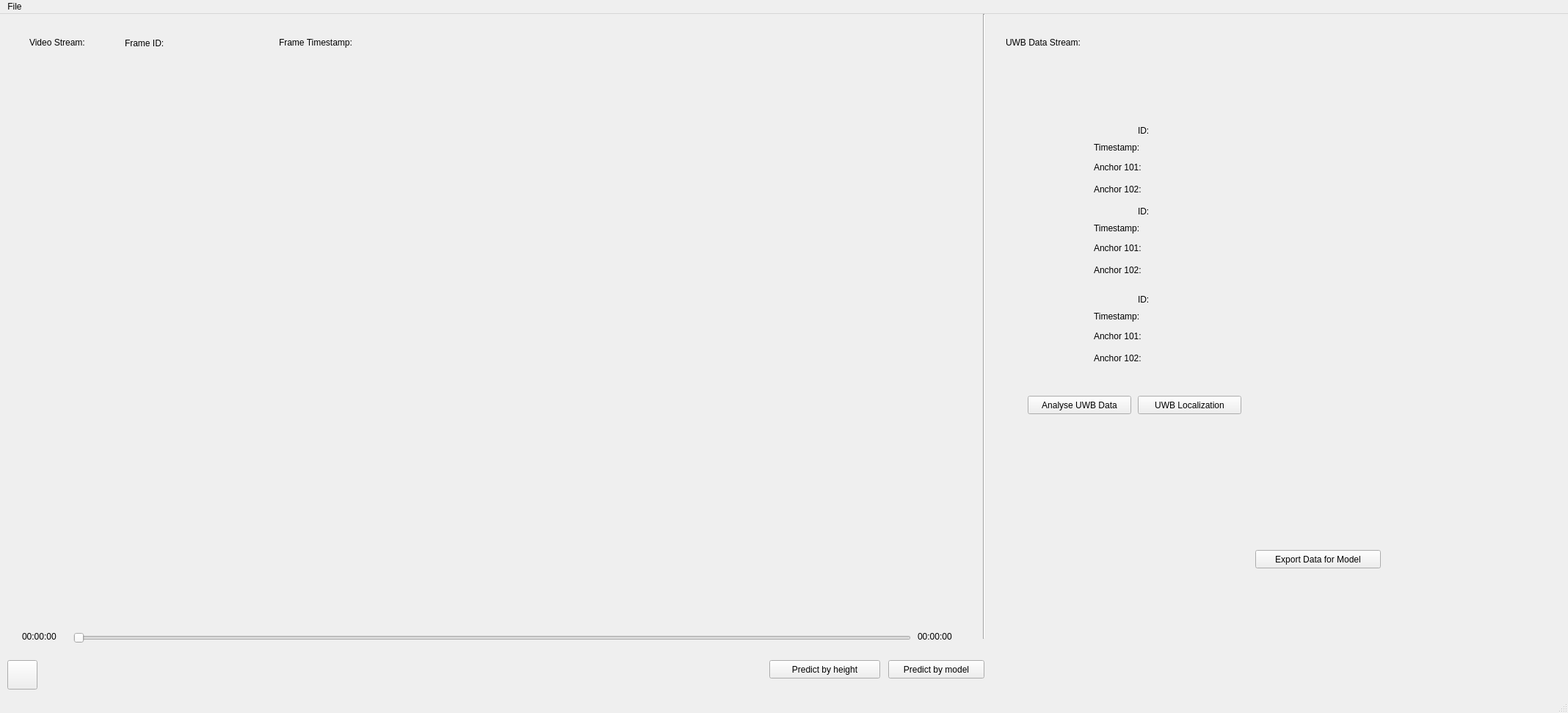
<?xml version="1.0" encoding="UTF-8"?>
<ui version="4.0">
 <class>IndoorPositioningSystem</class>
 <widget class="QMainWindow" name="IndoorPositioningSystem">
  <property name="geometry">
   <rect>
    <x>0</x>
    <y>0</y>
    <width>2136</width>
    <height>971</height>
   </rect>
  </property>
  <property name="sizePolicy">
   <sizepolicy hsizetype="Fixed" vsizetype="Fixed">
    <horstretch>0</horstretch>
    <verstretch>0</verstretch>
   </sizepolicy>
  </property>
  <property name="maximumSize">
   <size>
    <width>2136</width>
    <height>16777215</height>
   </size>
  </property>
  <property name="windowTitle">
   <string>IndoorPositioningSystem</string>
  </property>
  <widget class="QWidget" name="centralwidget">
   <widget class="QPushButton" name="pushButton_Play_Pause">
    <property name="geometry">
     <rect>
      <x>10</x>
      <y>880</y>
      <width>41</width>
      <height>40</height>
     </rect>
    </property>
    <property name="text">
     <string/>
    </property>
   </widget>
   <widget class="QSlider" name="horizontalSlider_Duration">
    <property name="geometry">
     <rect>
      <x>100</x>
      <y>840</y>
      <width>1141</width>
      <height>19</height>
     </rect>
    </property>
    <property name="mouseTracking">
     <bool>false</bool>
    </property>
    <property name="orientation">
     <enum>Qt::Horizontal</enum>
    </property>
   </widget>
   <widget class="QLabel" name="label_Current_Time">
    <property name="geometry">
     <rect>
      <x>30</x>
      <y>840</y>
      <width>67</width>
      <height>16</height>
     </rect>
    </property>
    <property name="text">
     <string>00:00:00</string>
    </property>
   </widget>
   <widget class="QLabel" name="label_Total_Time">
    <property name="geometry">
     <rect>
      <x>1250</x>
      <y>840</y>
      <width>67</width>
      <height>16</height>
     </rect>
    </property>
    <property name="text">
     <string>00:00:00</string>
    </property>
   </widget>
   <widget class="QLabel" name="label_Video">
    <property name="geometry">
     <rect>
      <x>30</x>
      <y>90</y>
      <width>1281</width>
      <height>721</height>
     </rect>
    </property>
    <property name="text">
     <string/>
    </property>
   </widget>
   <widget class="QLabel" name="label_Video_Frame_ID">
    <property name="geometry">
     <rect>
      <x>170</x>
      <y>30</y>
      <width>71</width>
      <height>20</height>
     </rect>
    </property>
    <property name="text">
     <string>Frame ID:</string>
    </property>
   </widget>
   <widget class="QLabel" name="label_Video_Frame_Timestamp">
    <property name="geometry">
     <rect>
      <x>380</x>
      <y>30</y>
      <width>141</width>
      <height>17</height>
     </rect>
    </property>
    <property name="text">
     <string>Frame Timestamp:</string>
    </property>
   </widget>
   <widget class="QLabel" name="label_Tag_ID_1">
    <property name="geometry">
     <rect>
      <x>1550</x>
      <y>150</y>
      <width>21</width>
      <height>17</height>
     </rect>
    </property>
    <property name="text">
     <string>ID:</string>
    </property>
   </widget>
   <widget class="QLabel" name="label_Tag_timestamp_1">
    <property name="geometry">
     <rect>
      <x>1490</x>
      <y>172</y>
      <width>81</width>
      <height>20</height>
     </rect>
    </property>
    <property name="text">
     <string>Timestamp:</string>
    </property>
   </widget>
   <widget class="QLabel" name="label_Anchor101_1">
    <property name="geometry">
     <rect>
      <x>1490</x>
      <y>200</y>
      <width>81</width>
      <height>17</height>
     </rect>
    </property>
    <property name="text">
     <string>Anchor 101:</string>
    </property>
   </widget>
   <widget class="QLabel" name="label_Anchor102_1">
    <property name="geometry">
     <rect>
      <x>1490</x>
      <y>230</y>
      <width>81</width>
      <height>17</height>
     </rect>
    </property>
    <property name="text">
     <string>Anchor 102:</string>
    </property>
   </widget>
   <widget class="QLabel" name="label_Video_Frame_ID_value">
    <property name="geometry">
     <rect>
      <x>240</x>
      <y>30</y>
      <width>131</width>
      <height>17</height>
     </rect>
    </property>
    <property name="text">
     <string/>
    </property>
   </widget>
   <widget class="QLabel" name="label_Video_Frame_Timestamp_value">
    <property name="geometry">
     <rect>
      <x>510</x>
      <y>30</y>
      <width>151</width>
      <height>17</height>
     </rect>
    </property>
    <property name="text">
     <string/>
    </property>
   </widget>
   <widget class="QLabel" name="label_Tag_ID_value_1">
    <property name="geometry">
     <rect>
      <x>1580</x>
      <y>150</y>
      <width>111</width>
      <height>17</height>
     </rect>
    </property>
    <property name="text">
     <string/>
    </property>
   </widget>
   <widget class="QLabel" name="label_Tag_timestamp_value_1">
    <property name="geometry">
     <rect>
      <x>1580</x>
      <y>173</y>
      <width>161</width>
      <height>20</height>
     </rect>
    </property>
    <property name="text">
     <string/>
    </property>
   </widget>
   <widget class="QLabel" name="label_Anchor101_value_1">
    <property name="geometry">
     <rect>
      <x>1580</x>
      <y>200</y>
      <width>191</width>
      <height>17</height>
     </rect>
    </property>
    <property name="text">
     <string/>
    </property>
   </widget>
   <widget class="QLabel" name="label_Anchor102_value_1">
    <property name="geometry">
     <rect>
      <x>1580</x>
      <y>230</y>
      <width>141</width>
      <height>17</height>
     </rect>
    </property>
    <property name="text">
     <string/>
    </property>
   </widget>
   <widget class="QLabel" name="label_Tag_ID_value_2">
    <property name="geometry">
     <rect>
      <x>1580</x>
      <y>260</y>
      <width>111</width>
      <height>17</height>
     </rect>
    </property>
    <property name="text">
     <string/>
    </property>
   </widget>
   <widget class="QLabel" name="label_Anchor102_2">
    <property name="geometry">
     <rect>
      <x>1490</x>
      <y>340</y>
      <width>81</width>
      <height>17</height>
     </rect>
    </property>
    <property name="text">
     <string>Anchor 102:</string>
    </property>
   </widget>
   <widget class="QLabel" name="label_Tag_ID_2">
    <property name="geometry">
     <rect>
      <x>1550</x>
      <y>260</y>
      <width>21</width>
      <height>17</height>
     </rect>
    </property>
    <property name="text">
     <string>ID:</string>
    </property>
   </widget>
   <widget class="QLabel" name="label_Anchor101_value_2">
    <property name="geometry">
     <rect>
      <x>1580</x>
      <y>310</y>
      <width>191</width>
      <height>17</height>
     </rect>
    </property>
    <property name="text">
     <string/>
    </property>
   </widget>
   <widget class="QLabel" name="label_Anchor102_value_2">
    <property name="geometry">
     <rect>
      <x>1580</x>
      <y>340</y>
      <width>141</width>
      <height>17</height>
     </rect>
    </property>
    <property name="text">
     <string/>
    </property>
   </widget>
   <widget class="QLabel" name="label_Anchor101_2">
    <property name="geometry">
     <rect>
      <x>1490</x>
      <y>310</y>
      <width>81</width>
      <height>17</height>
     </rect>
    </property>
    <property name="text">
     <string>Anchor 101:</string>
    </property>
   </widget>
   <widget class="QLabel" name="label_Tag_timestamp_2">
    <property name="geometry">
     <rect>
      <x>1490</x>
      <y>282</y>
      <width>81</width>
      <height>20</height>
     </rect>
    </property>
    <property name="text">
     <string>Timestamp:</string>
    </property>
   </widget>
   <widget class="QLabel" name="label_Tag_timestamp_value_2">
    <property name="geometry">
     <rect>
      <x>1580</x>
      <y>285</y>
      <width>161</width>
      <height>17</height>
     </rect>
    </property>
    <property name="text">
     <string/>
    </property>
   </widget>
   <widget class="QLabel" name="label_Tag_ID_value_3">
    <property name="geometry">
     <rect>
      <x>1580</x>
      <y>380</y>
      <width>111</width>
      <height>17</height>
     </rect>
    </property>
    <property name="text">
     <string/>
    </property>
   </widget>
   <widget class="QLabel" name="label_Anchor102_3">
    <property name="geometry">
     <rect>
      <x>1490</x>
      <y>460</y>
      <width>81</width>
      <height>17</height>
     </rect>
    </property>
    <property name="text">
     <string>Anchor 102:</string>
    </property>
   </widget>
   <widget class="QLabel" name="label_Tag_ID_3">
    <property name="geometry">
     <rect>
      <x>1550</x>
      <y>380</y>
      <width>21</width>
      <height>17</height>
     </rect>
    </property>
    <property name="text">
     <string>ID:</string>
    </property>
   </widget>
   <widget class="QLabel" name="label_Anchor101_value_3">
    <property name="geometry">
     <rect>
      <x>1580</x>
      <y>430</y>
      <width>191</width>
      <height>17</height>
     </rect>
    </property>
    <property name="text">
     <string/>
    </property>
   </widget>
   <widget class="QLabel" name="label_Anchor102_value_3">
    <property name="geometry">
     <rect>
      <x>1580</x>
      <y>460</y>
      <width>141</width>
      <height>17</height>
     </rect>
    </property>
    <property name="text">
     <string/>
    </property>
   </widget>
   <widget class="QLabel" name="label_Anchor101_3">
    <property name="geometry">
     <rect>
      <x>1490</x>
      <y>430</y>
      <width>81</width>
      <height>17</height>
     </rect>
    </property>
    <property name="text">
     <string>Anchor 101:</string>
    </property>
   </widget>
   <widget class="QLabel" name="label_Tag_timestamp_3">
    <property name="geometry">
     <rect>
      <x>1490</x>
      <y>402</y>
      <width>81</width>
      <height>20</height>
     </rect>
    </property>
    <property name="text">
     <string>Timestamp:</string>
    </property>
   </widget>
   <widget class="QLabel" name="label_Tag_timestamp_value_3">
    <property name="geometry">
     <rect>
      <x>1580</x>
      <y>406</y>
      <width>161</width>
      <height>17</height>
     </rect>
    </property>
    <property name="text">
     <string/>
    </property>
   </widget>
   <widget class="QPushButton" name="pushButton_UWB_Data_Analysis">
    <property name="geometry">
     <rect>
      <x>1400</x>
      <y>520</y>
      <width>141</width>
      <height>25</height>
     </rect>
    </property>
    <property name="text">
     <string>Analyse UWB Data</string>
    </property>
   </widget>
   <widget class="QLabel" name="label_Video_Stream">
    <property name="geometry">
     <rect>
      <x>40</x>
      <y>30</y>
      <width>121</width>
      <height>17</height>
     </rect>
    </property>
    <property name="styleSheet">
     <string notr="true">font: 700 13pt &quot;Ubuntu&quot;;</string>
    </property>
    <property name="text">
     <string>Video Stream:</string>
    </property>
   </widget>
   <widget class="Line" name="line">
    <property name="geometry">
     <rect>
      <x>1330</x>
      <y>0</y>
      <width>21</width>
      <height>851</height>
     </rect>
    </property>
    <property name="orientation">
     <enum>Qt::Vertical</enum>
    </property>
   </widget>
   <widget class="QLabel" name="label_Video_Stream_2">
    <property name="geometry">
     <rect>
      <x>1370</x>
      <y>30</y>
      <width>151</width>
      <height>17</height>
     </rect>
    </property>
    <property name="styleSheet">
     <string notr="true">font: 700 13pt &quot;Ubuntu&quot;;</string>
    </property>
    <property name="text">
     <string>UWB Data Stream:</string>
    </property>
   </widget>
   <widget class="QPushButton" name="pushButton_UWB_Localization">
    <property name="geometry">
     <rect>
      <x>1550</x>
      <y>520</y>
      <width>141</width>
      <height>25</height>
     </rect>
    </property>
    <property name="text">
     <string>UWB Localization</string>
    </property>
   </widget>
   <widget class="QPushButton" name="pushButton_Export_Data">
    <property name="geometry">
     <rect>
      <x>1710</x>
      <y>730</y>
      <width>171</width>
      <height>25</height>
     </rect>
    </property>
    <property name="text">
     <string>Export Data for Model</string>
    </property>
   </widget>
   <widget class="QPushButton" name="pushButton_Polyn_Regression_Predict">
    <property name="geometry">
     <rect>
      <x>1210</x>
      <y>880</y>
      <width>131</width>
      <height>25</height>
     </rect>
    </property>
    <property name="text">
     <string>Predict by model</string>
    </property>
   </widget>
   <widget class="QPushButton" name="pushButton_Predict_By_Height">
    <property name="geometry">
     <rect>
      <x>1048</x>
      <y>880</y>
      <width>151</width>
      <height>25</height>
     </rect>
    </property>
    <property name="text">
     <string>Predict by height</string>
    </property>
   </widget>
  </widget>
  <widget class="QMenuBar" name="menubar">
   <property name="geometry">
    <rect>
     <x>0</x>
     <y>0</y>
     <width>2136</width>
     <height>22</height>
    </rect>
   </property>
   <widget class="QMenu" name="menuFile">
    <property name="title">
     <string>File</string>
    </property>
    <addaction name="actionOpen_Video"/>
    <addaction name="actionOpen_UWB_data"/>
    <addaction name="actionLoad_params"/>
    <addaction name="actionLoad_optimal_matrix"/>
   </widget>
   <addaction name="menuFile"/>
  </widget>
  <widget class="QStatusBar" name="statusbar"/>
  <action name="actionOpen_Video">
   <property name="text">
    <string>Open Video</string>
   </property>
  </action>
  <action name="actionOpen_UWB_data">
   <property name="text">
    <string>Open UWB data</string>
   </property>
  </action>
  <action name="actionLoad_params">
   <property name="text">
    <string>Load model params</string>
   </property>
  </action>
  <action name="actionLoad_optimal_matrix">
   <property name="text">
    <string>Load optimal matrix</string>
   </property>
  </action>
 </widget>
 <resources/>
 <connections/>
</ui>
